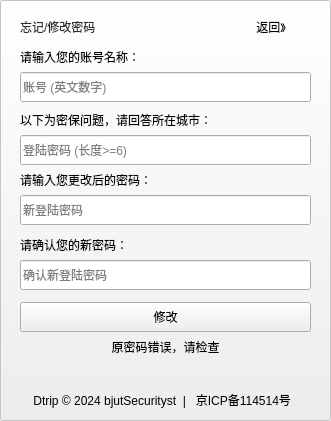
<?xml version="1.0" encoding="UTF-8"?>
<ui version="4.0">
 <class>Passwordfix</class>
 <widget class="QWidget" name="Passwordfix">
  <property name="geometry">
   <rect>
    <x>0</x>
    <y>0</y>
    <width>331</width>
    <height>421</height>
   </rect>
  </property>
  <property name="windowTitle">
   <string>Form</string>
  </property>
  <widget class="QPushButton" name="pushButton_4">
   <property name="enabled">
    <bool>false</bool>
   </property>
   <property name="geometry">
    <rect>
     <x>0</x>
     <y>0</y>
     <width>331</width>
     <height>421</height>
    </rect>
   </property>
   <property name="text">
    <string/>
   </property>
   <property name="checkable">
    <bool>false</bool>
   </property>
  </widget>
  <widget class="QWidget" name="verticalLayoutWidget">
   <property name="geometry">
    <rect>
     <x>20</x>
     <y>10</y>
     <width>291</width>
     <height>381</height>
    </rect>
   </property>
   <layout class="QVBoxLayout" name="verticalLayout" stretch="0,0,0,0,0,0,0,0,0,0,0,0,0,0,0,3,0,0">
    <item>
     <spacer name="verticalSpacer_7">
      <property name="orientation">
       <enum>Qt::Orientation::Vertical</enum>
      </property>
      <property name="sizeHint" stdset="0">
       <size>
        <width>20</width>
        <height>7</height>
       </size>
      </property>
     </spacer>
    </item>
    <item>
     <layout class="QHBoxLayout" name="horizontalLayout_6" stretch="8,1">
      <item>
       <widget class="QLabel" name="label">
        <property name="minimumSize">
         <size>
          <width>0</width>
          <height>30</height>
         </size>
        </property>
        <property name="styleSheet">
         <string notr="true">color: rgb(45, 45, 45); font: 15pt &quot;黑体&quot;;</string>
        </property>
        <property name="text">
         <string>忘记/修改密码</string>
        </property>
       </widget>
      </item>
      <item>
       <widget class="QPushButton" name="pushButton_5">
        <property name="styleSheet">
         <string notr="true">font: 290 10pt &quot;Microsoft YaHei UI Light&quot;;</string>
        </property>
        <property name="text">
         <string>返回》</string>
        </property>
        <property name="flat">
         <bool>true</bool>
        </property>
       </widget>
      </item>
     </layout>
    </item>
    <item>
     <spacer name="verticalSpacer_6">
      <property name="orientation">
       <enum>Qt::Orientation::Vertical</enum>
      </property>
      <property name="sizeHint" stdset="0">
       <size>
        <width>20</width>
        <height>3</height>
       </size>
      </property>
     </spacer>
    </item>
    <item>
     <widget class="QLabel" name="label_8">
      <property name="text">
       <string>请输入您的账号名称：</string>
      </property>
     </widget>
    </item>
    <item>
     <widget class="QLineEdit" name="lineEdit">
      <property name="minimumSize">
       <size>
        <width>0</width>
        <height>30</height>
       </size>
      </property>
      <property name="maximumSize">
       <size>
        <width>16777215</width>
        <height>30</height>
       </size>
      </property>
      <property name="styleSheet">
       <string notr="true">font: 12pt &quot;Microsoft YaHei UI&quot;;</string>
      </property>
      <property name="placeholderText">
       <string>账号 (英文数字)</string>
      </property>
     </widget>
    </item>
    <item>
     <spacer name="verticalSpacer_4">
      <property name="orientation">
       <enum>Qt::Orientation::Vertical</enum>
      </property>
      <property name="sizeHint" stdset="0">
       <size>
        <width>20</width>
        <height>7</height>
       </size>
      </property>
     </spacer>
    </item>
    <item>
     <widget class="QLabel" name="label_7">
      <property name="text">
       <string>以下为密保问题，请回答所在城市：</string>
      </property>
     </widget>
    </item>
    <item>
     <layout class="QHBoxLayout" name="horizontalLayout">
      <item>
       <widget class="QLineEdit" name="lineEdit_2">
        <property name="minimumSize">
         <size>
          <width>0</width>
          <height>30</height>
         </size>
        </property>
        <property name="maximumSize">
         <size>
          <width>16777215</width>
          <height>30</height>
         </size>
        </property>
        <property name="styleSheet">
         <string notr="true">font: 12pt &quot;Microsoft YaHei UI&quot;;</string>
        </property>
        <property name="echoMode">
         <enum>QLineEdit::EchoMode::Password</enum>
        </property>
        <property name="placeholderText">
         <string>登陆密码 (长度&gt;=6)</string>
        </property>
       </widget>
      </item>
     </layout>
    </item>
    <item>
     <spacer name="verticalSpacer_2">
      <property name="orientation">
       <enum>Qt::Orientation::Vertical</enum>
      </property>
      <property name="sizeHint" stdset="0">
       <size>
        <width>20</width>
        <height>4</height>
       </size>
      </property>
     </spacer>
    </item>
    <item>
     <widget class="QLabel" name="label_2">
      <property name="minimumSize">
       <size>
        <width>0</width>
        <height>0</height>
       </size>
      </property>
      <property name="text">
       <string>请输入您更改后的密码：</string>
      </property>
      <property name="wordWrap">
       <bool>true</bool>
      </property>
     </widget>
    </item>
    <item>
     <widget class="QLineEdit" name="lineEdit_3">
      <property name="minimumSize">
       <size>
        <width>0</width>
        <height>30</height>
       </size>
      </property>
      <property name="maximumSize">
       <size>
        <width>16777215</width>
        <height>30</height>
       </size>
      </property>
      <property name="styleSheet">
       <string notr="true">font: 12pt &quot;Microsoft YaHei UI&quot;;</string>
      </property>
      <property name="echoMode">
       <enum>QLineEdit::EchoMode::Password</enum>
      </property>
      <property name="placeholderText">
       <string>新登陆密码</string>
      </property>
     </widget>
    </item>
    <item>
     <spacer name="verticalSpacer_5">
      <property name="orientation">
       <enum>Qt::Orientation::Vertical</enum>
      </property>
      <property name="sizeHint" stdset="0">
       <size>
        <width>20</width>
        <height>10</height>
       </size>
      </property>
     </spacer>
    </item>
    <item>
     <widget class="QLabel" name="label_5">
      <property name="minimumSize">
       <size>
        <width>0</width>
        <height>0</height>
       </size>
      </property>
      <property name="text">
       <string>请确认您的新密码：</string>
      </property>
      <property name="wordWrap">
       <bool>true</bool>
      </property>
     </widget>
    </item>
    <item>
     <widget class="QLineEdit" name="lineEdit_4">
      <property name="minimumSize">
       <size>
        <width>0</width>
        <height>30</height>
       </size>
      </property>
      <property name="maximumSize">
       <size>
        <width>16777215</width>
        <height>30</height>
       </size>
      </property>
      <property name="styleSheet">
       <string notr="true">font: 12pt &quot;Microsoft YaHei UI&quot;;</string>
      </property>
      <property name="echoMode">
       <enum>QLineEdit::EchoMode::Password</enum>
      </property>
      <property name="placeholderText">
       <string>确认新登陆密码</string>
      </property>
     </widget>
    </item>
    <item>
     <spacer name="verticalSpacer_8">
      <property name="orientation">
       <enum>Qt::Orientation::Vertical</enum>
      </property>
      <property name="sizeHint" stdset="0">
       <size>
        <width>20</width>
        <height>10</height>
       </size>
      </property>
     </spacer>
    </item>
    <item>
     <widget class="QPushButton" name="pushButton_2">
      <property name="minimumSize">
       <size>
        <width>0</width>
        <height>30</height>
       </size>
      </property>
      <property name="autoFillBackground">
       <bool>false</bool>
      </property>
      <property name="styleSheet">
       <string notr="true">font: 12pt &quot;Microsoft YaHei UI&quot;;
selection-background-color: rgb(255, 170, 0);</string>
      </property>
      <property name="text">
       <string>修改</string>
      </property>
      <property name="autoExclusive">
       <bool>false</bool>
      </property>
      <property name="autoDefault">
       <bool>false</bool>
      </property>
      <property name="default">
       <bool>false</bool>
      </property>
      <property name="flat">
       <bool>false</bool>
      </property>
     </widget>
    </item>
    <item>
     <widget class="QLabel" name="label_3">
      <property name="styleSheet">
       <string notr="true">font: 12pt &quot;Microsoft YaHei UI&quot;;</string>
      </property>
      <property name="text">
       <string>原密码错误，请检查</string>
      </property>
      <property name="alignment">
       <set>Qt::AlignmentFlag::AlignCenter</set>
      </property>
     </widget>
    </item>
    <item>
     <spacer name="verticalSpacer">
      <property name="orientation">
       <enum>Qt::Orientation::Vertical</enum>
      </property>
      <property name="sizeHint" stdset="0">
       <size>
        <width>20</width>
        <height>40</height>
       </size>
      </property>
     </spacer>
    </item>
   </layout>
  </widget>
  <widget class="QLabel" name="label_4">
   <property name="geometry">
    <rect>
     <x>20</x>
     <y>390</y>
     <width>291</width>
     <height>20</height>
    </rect>
   </property>
   <property name="text">
    <string>Dtrip © 2024 bjutSecurityst  |   京ICP备114514号  </string>
   </property>
   <property name="alignment">
    <set>Qt::AlignmentFlag::AlignCenter</set>
   </property>
  </widget>
 </widget>
 <resources/>
 <connections/>
</ui>
